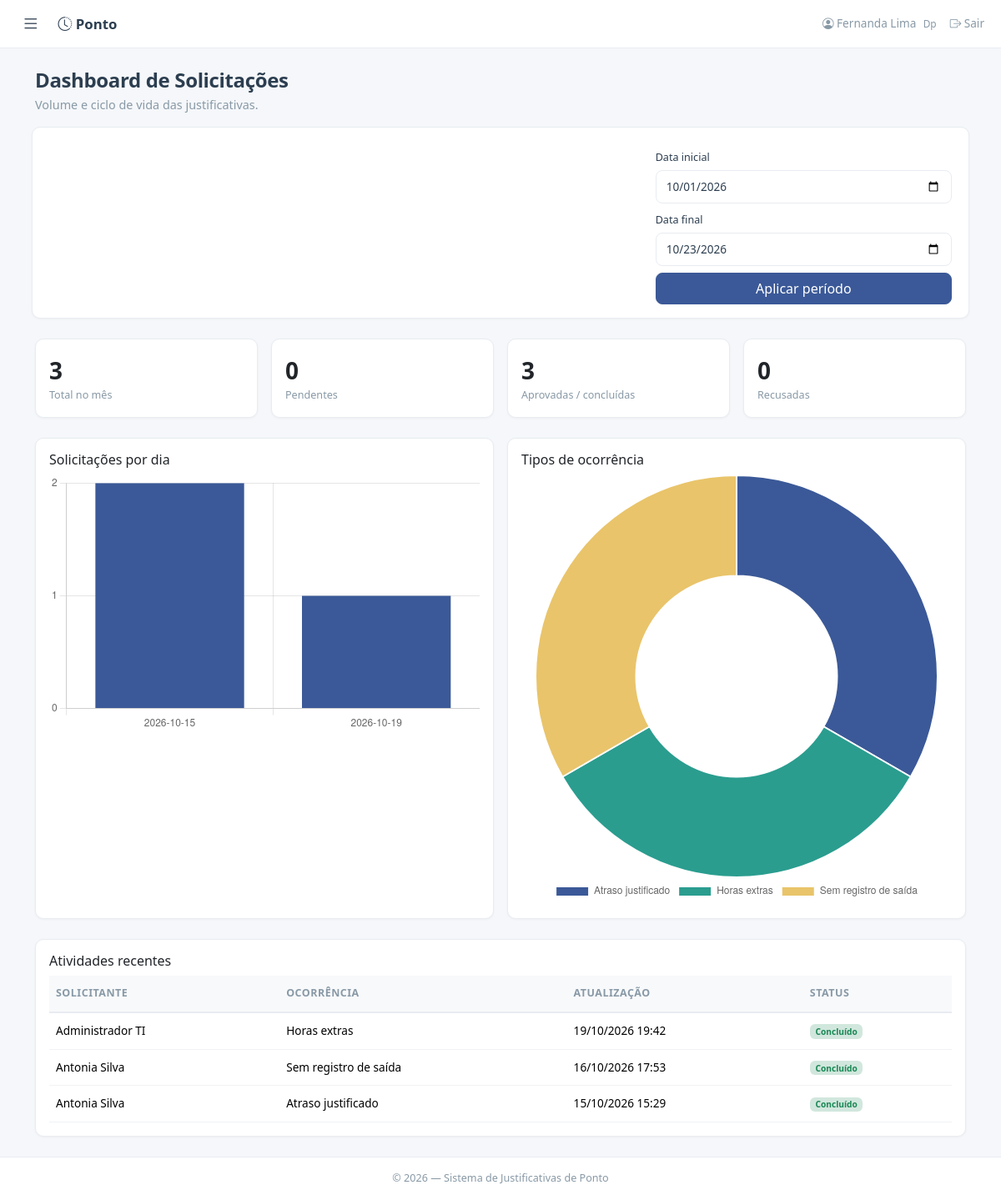
/dashboard/solicitacoes (signed in), run on the app's committed database.
### models.py (models this page shows, shortened)
class Usuario(UserMixin, db.Model):
    __tablename__ = 'usuarios'
    id = db.Column(db.Integer, primary_key=True)
    matricula = db.Column(db.String(20), unique=True, nullable=False)
    nome = db.Column(db.String(100), nullable=False)
    email = db.Column(db.String(120), unique=True, nullable=False)
    senha_hash = db.Column(db.String(256), nullable=False)
    perfil = db.Column(db.String(40), nullable=False)
    gestor_id = db.Column(db.Integer, db.ForeignKey('usuarios.id'), nullable=True)
    area_id = db.Column(db.Integer, db.ForeignKey('areas.id'), nullable=True)
    empresa_id = db.Column(db.Integer, db.ForeignKey('empresas.id'), nullable=True)
    ativo = db.Column(db.Boolean, default=True)
    criado_em = db.Column(db.DateTime, default=lambda: datetime.now(timezone.utc))
    gestor = db.relationship('Usuario', remote_side=[id], backref='subordinados')
    area = db.relationship('Area', backref='usuarios')
    empresa = db.relationship('Empresa', backref='usuarios')
    solicitacoes = db.relationship('Solicitacao', backref='colaborador',
                                   foreign_keys='Solicitacao.colaborador_id', lazy='dynamic')
    def tem_permissao(self, chave):
        if self.perfil == 'ti':
            return True
        return UsuarioPermissao.query.filter_by(usuario_id=self.id, permissao=chave).first() is not None

class Solicitacao(db.Model):
    __tablename__ = 'solicitacoes'
    id = db.Column(db.Integer, primary_key=True)
    colaborador_id = db.Column(db.Integer, db.ForeignKey('usuarios.id'), nullable=False)
    colaboradores = db.relationship('Colaborador', secondary=solicitacao_colaboradores,
                                    backref=db.backref('solicitacoes', lazy='dynamic'))
    participantes = db.relationship('SolicitacaoParticipante', backref='solicitacao',
                                    cascade='all, delete-orphan', order_by='SolicitacaoParticipante.ordem')
    data_ocorrencia = db.Column(db.Date, nullable=False)
    tipo_ocorrencia = db.Column(db.String(80), nullable=False)
    tipo_justificativa = db.Column(db.String(80), nullable=True)
    horario_entrada = db.Column(db.String(5), nullable=True)
    horario_saida = db.Column(db.String(5), nullable=True)
    motivo = db.Column(db.Text, nullable=False)
    comprovante = db.Column(db.Text, nullable=True)  # JSON com nomes dos anexos
    status = db.Column(db.String(30), default='pendente')
    gestor_id = db.Column(db.Integer, db.ForeignKey('usuarios.id'), nullable=True)
    gestor_parecer = db.Column(db.Text, nullable=True)
    gestor_data = db.Column(db.DateTime, nullable=True)
    dp_id = db.Column(db.Integer, db.ForeignKey('usuarios.id'), nullable=True)
    dp_parecer = db.Column(db.Text, nullable=True)
    dp_data = db.Column(db.DateTime, nullable=True)
    supervisor_id = db.Column(db.Integer, db.ForeignKey('usuarios.id'), nullable=True)
    supervisor_parecer = db.Column(db.Text, nullable=True)
    supervisor_data = db.Column(db.DateTime, nullable=True)
    criado_em = db.Column(db.DateTime, default=lambda: datetime.now(timezone.utc))
    atualizado_em = db.Column(db.DateTime, default=lambda: datetime.now(timezone.utc),
                               onupdate=lambda: datetime.now(timezone.utc))
    gestor_resp = db.relationship('Usuario', foreign_keys=[gestor_id])
    dp_resp = db.relationship('Usuario', foreign_keys=[dp_id])
    supervisor_resp = db.relationship('Usuario', foreign_keys=[supervisor_id])
    STATUS_LABELS = {
        'pendente': 'Pendente',
        'aprovado_gestor': 'Aprovado pelo Gestor',
        'recusado_gestor': 'Recusado pelo Gestor',
        'encaminhado_supervisor': 'Aguardando supervisor administrativo',
        'aprovado_supervisor': 'Aprovado pelo supervisor',
        'recusado_supervisor': 'Recusado pelo supervisor',
        'aprovado_dp': 'Concluído',
        'recusado_dp': 'Recusado pelo DP',
    }
    STATUS_COLORS = {
        'pendente': 'warning',
        'aprovado_gestor': 'info',
        'recusado_gestor': 'danger',
        'encaminhado_supervisor': 'warning',
        'aprovado_supervisor': 'info',
        'recusado_supervisor': 'danger',
        'aprovado_dp': 'success',
        'recusado_dp': 'danger',
    }
    @property
    def status_label(self):
        return self.STATUS_LABELS.get(self.status, self.status)
    @property
    def status_cor(self):
        return self.STATUS_COLORS.get(self.status, 'secondary')

### app.py (the view)
@app.route('/dashboard/solicitacoes')
@login_required
def dashboard_solicitacoes():
    agora = datetime.now(timezone.utc)
    inicio_padrao = agora.replace(day=1, hour=0, minute=0, second=0, microsecond=0)
    inicio = request.args.get('inicio', '').strip()
    fim = request.args.get('fim', '').strip()
    try:
        inicio = datetime.strptime(inicio, '%Y-%m-%d').replace(tzinfo=timezone.utc) if inicio else inicio_padrao
        fim_data = datetime.strptime(fim, '%Y-%m-%d').replace(tzinfo=timezone.utc) + timedelta(days=1) if fim else agora + timedelta(days=1)
    except ValueError:
        inicio, fim_data = inicio_padrao, agora + timedelta(days=1)
    consulta = Solicitacao.query.filter(Solicitacao.criado_em >= inicio, Solicitacao.criado_em < fim_data)
    if current_user.perfil == 'gestor':
        consulta = consulta.join(Usuario, Solicitacao.colaborador_id == Usuario.id).filter(Usuario.gestor_id == current_user.id)
    elif current_user.perfil == 'analista':
        consulta = consulta.filter(Solicitacao.colaborador_id == current_user.id)
    solicitacoes = consulta.order_by(Solicitacao.atualizado_em.desc()).all()
    base_mes = Solicitacao.query.filter(Solicitacao.criado_em >= inicio, Solicitacao.criado_em < fim_data)
    por_dia = [[str(dia), total] for dia, total in db.session.query(func.date(Solicitacao.criado_em), func.count(Solicitacao.id)).filter(Solicitacao.criado_em >= inicio, Solicitacao.criado_em < fim_data).group_by(func.date(Solicitacao.criado_em)).all()]
    por_tipo = [[tipo or 'Não informado', total] for tipo, total in base_mes.with_entities(Solicitacao.tipo_ocorrencia, func.count(Solicitacao.id)).group_by(Solicitacao.tipo_ocorrencia).all()]
    return render_template('dashboard_solicitacoes.html', solicitacoes=solicitacoes[:10], por_dia=por_dia, por_tipo=por_tipo, inicio=inicio.date().isoformat(), fim=(fim_data - timedelta(days=1)).date().isoformat(),
                           total=consulta.count(), pendentes=consulta.filter_by(status='pendente').count(),
                           aprovadas=consulta.filter(Solicitacao.status.in_(['aprovado_dp', 'aprovado_supervisor'])).count(),
                           recusadas=consulta.filter(Solicitacao.status.like('recusado%')).count())

### app.py (called while the page is built)
@login_manager.user_loader
def load_user(user_id):
    return db.session.get(Usuario, int(user_id))

@app.context_processor
def inject_now():
    return {'now': datetime.now}

### templates/dashboard_solicitacoes.html (shortened to what this page needs)
{% extends "base.html" %}
{% block content %}
<header class="page-header"><div><h1 class="h4">Dashboard de Solicitações</h1><p>Volume e ciclo de vida das justificativas.</p></div></header>
<form class="card card-clean p-3 mb-4 row g-2 align-items-end" method="GET"><div class="col-sm-4"><label class="form-label small">Data inicial</label><input class="form-control" type="date" name="inicio" value="{{ inicio }}"></div><div class="col-sm-4"><label class="form-label small">Data final</label><input class="form-control" type="date" name="fim" value="{{ fim }}"></div><div class="col-sm-4"><button class="btn btn-primary w-100">Aplicar período</button></div></form>
<div class="row g-3 mb-4">{% for valor, label in [(total,'Total no mês'),(pendentes,'Pendentes'),(aprovadas,'Aprovadas / concluídas'),(recusadas,'Recusadas')] %}<div class="col-6 col-lg-3"><div class="card card-clean p-3"><strong class="fs-3">{{ valor }}</strong><span class="text-muted small">{{ label }}</span></div></div>{% endfor %}</div>
<div class="row g-3 mb-4 align-items-stretch"><div class="col-12 col-lg-6 d-flex"><div class="card card-clean w-100 h-100"><div class="card-body"><h6>Solicitações por dia</h6><canvas id="volume-chart" height="180" aria-label="Volume diário de solicitações"></canvas></div></div></div><div class="col-12 col-lg-6 d-flex"><div class="card card-clean w-100 h-100"><div class="card-body"><h6>Tipos de ocorrência</h6><canvas id="tipo-chart" height="180" aria-label="Distribuição por tipo"></canvas></div></div></div></div>
<div class="card card-clean"><div class="card-body"><h6>Atividades recentes</h6><div class="table-responsive"><table class="table align-middle mb-0"><thead><tr><th>Solicitante</th><th>Ocorrência</th><th>Atualização</th><th>Status</th></tr></thead><tbody>{% for item in solicitacoes %}<tr><td>{{ item.colaborador.nome }}</td><td>{{ item.tipo_ocorrencia }}</td><td>{{ item.atualizado_em.strftime('%d/%m/%Y %H:%M') if item.atualizado_em else '—' }}</td><td><span class="badge bg-{{ item.status_cor }}-subtle text-{{ item.status_cor }}">{{ item.status_label }}</span></td></tr>{% else %}<tr><td colspan="4" class="text-muted">Nenhuma solicitação no período.</td></tr>{% endfor %}</tbody></table></div></div></div>
{% endblock %}
{% block scripts %}<script src="https://cdn.jsdelivr.net/npm/chart.js@4.4.7/dist/chart.umd.min.js"></script><script>
const daily={{ por_dia|tojson }}, types={{ por_tipo|tojson }}; new Chart(document.getElementById('volume-chart'),{type:'bar',data:{labels:daily.map(x=>x[0]),datasets:[{label:'Solicitações',data:daily.map(x=>x[1]),backgroundColor:'#3b5998'}]},options:{plugins:{legend:{display:false}},scales:{y:{beginAtZero:true,ticks:{precision:0}}}}}); new Chart(document.getElementById('tipo-chart'),{type:'doughnut',data:{labels:types.map(x=>x[0]),datasets:[{data:types.map(x=>x[1]),backgroundColor:['#3b5998','#2a9d8f','#e9c46a','#e76f51','#6c757d']}]},options:{plugins:{legend:{position:'bottom'}}}});
</script>{% endblock %}

### templates/base.html (shortened to what this page needs)
<!DOCTYPE html>
<html lang="pt-BR" data-bs-theme="light">
<head>
    <link href="{{ url_for('static', filename='css/bootstrap.min.css') }}" rel="stylesheet">
    <link href="{{ url_for('static', filename='css/bootstrap-icons.min.css') }}" rel="stylesheet">
    <link href="{{ url_for('static', filename='css/style.css') }}" rel="stylesheet">
</head>
<body class="app-layout">
{% if current_user.is_authenticated %}
<header class="topbar"><button class="sidebar-toggle" id="sidebar-toggle" type="button" aria-label="Alternar menu"><i class="bi bi-list"></i></button><a class="navbar-brand" href="{{ url_for('dashboard') }}"><i class="bi bi-clock-history"></i> Ponto</a><span class="topbar-user"><i class="bi bi-person-circle"></i> {{ current_user.nome }} <small>{{ current_user.perfil|capitalize }}</small></span><form method="POST" action="{{ url_for('logout') }}"><input type="hidden" name="csrf_token" value="{{ csrf_token() }}"><button class="nav-link text-danger border-0 bg-transparent" type="submit"><i class="bi bi-box-arrow-right"></i> Sair</button></form></header>
{% endif %}
<div class="toast-container position-fixed top-0 end-0 p-3" style="z-index:9999"></div>
<main class="app-content"><div class="container py-4">{% block content %}{% endblock %}</div></main>
<footer class="app-footer text-center text-muted small py-3">&copy; {{ now().year if now is defined else '2026' }} — Sistema de Justificativas de Ponto</footer>
<script src="{{ url_for('static', filename='js/bootstrap.bundle.min.js') }}"></script><script src="{{ url_for('static', filename='js/app.js') }}"></script>{% block scripts %}{% endblock %}
</body></html>

### static/css/style.css (style rules this page uses)
:root { --color-primary: #3b5998; --color-primary-hover: #2d4373; --color-bg: #f5f7fa; --color-card: #ffffff; --color-border: #e8ecf1; --color-text: #2c3e50; --color-text-muted: #8899a6; --radius: 10px; --shadow-sm: 0 1px 3px rgba(0, 0, 0, 0.04); --shadow-md: 0 4px 16px rgba(0, 0, 0, 0.06); --transition: all 0.2s ease; }
* { box-sizing: border-box; }
body { font-family: 'Segoe UI', -apple-system, BlinkMacSystemFont, Roboto, 'Helvetica Neue', Arial, sans-serif; background-color: var(--color-bg); color: var(--color-text); font-size: 0.9rem; min-height: 100vh; display: flex; flex-direction: column; }
main { flex: 1; }
a { color: var(--color-primary); }
.text-muted { color: var(--color-text-muted) !important; }
.page-header { display: flex; align-items: flex-start; justify-content: space-between; gap: 1rem; margin-bottom: 1.5rem; }
.page-header h1, .page-header h2, .page-header h3, .page-header h4, .page-header h5 { margin-bottom: 0.25rem; font-weight: 650; letter-spacing: -0.015em; }
.page-header p { margin-bottom: 0; color: var(--color-text-muted); }
.app-layout { display:grid; grid-template-columns:240px 1fr; grid-template-rows:58px 1fr auto; min-height:100vh; }
.topbar { grid-column:1/-1; display:flex; align-items:center; gap:1rem; padding:.65rem 1.25rem; background:var(--color-card); border-bottom:1px solid var(--color-border); z-index:10; }
.sidebar-toggle { border:0; background:transparent; font-size:1.35rem; color:var(--color-text); }
.topbar .navbar-brand { color:var(--color-text); text-decoration:none; font-weight:600; }
.topbar-user { margin-left:auto; font-size:.85rem; color:var(--color-text-muted); }
.topbar-user small { margin-left:.3rem; }
.app-content { grid-column:2; min-width:0; }
.app-footer { grid-column:2; }
.app-layout.sidebar-collapsed { grid-template-columns:0 1fr; }
.navbar-brand { font-weight: 600; font-size: 1.05rem; color: var(--color-text) !important; }
.nav-link { font-size: 0.85rem; color: var(--color-text-muted) !important; transition: var(--transition); }
.card-clean { background: var(--color-card); border: 1px solid var(--color-border); border-radius: var(--radius); box-shadow: var(--shadow-sm); transition: var(--transition); }
.table { font-size: 0.85rem; }
.table thead th { background: #f8f9fb; border-bottom: 2px solid var(--color-border); font-weight: 600; font-size: 0.78rem; text-transform: uppercase; letter-spacing: 0.04em; color: var(--color-text-muted); padding: 0.75rem 0.5rem; white-space: nowrap; }
.table tbody td { padding: 0.7rem 0.5rem; border-bottom: 1px solid #f0f2f5; vertical-align: middle; }
.btn-primary { background-color: var(--color-primary); border-color: var(--color-primary); font-weight: 500; border-radius: 8px; transition: var(--transition); }
.form-control, .form-select { border: 1px solid var(--color-border); border-radius: 8px; font-size: 0.85rem; padding: 0.55rem 0.75rem; transition: var(--transition); color: var(--color-text); }
.form-label { color: var(--color-text); margin-bottom: 0.3rem; }
footer { border-top: 1px solid var(--color-border); background: var(--color-card); }

### data on the page
Usuario: nome "Fernanda Lima", perfil "Dp"
Solicitacao: colaborador.nome "Administrador TI", tipo_ocorrencia "Horas extras", atualizado_em "19/10/2026 19:42", status_label "Concluído"
Solicitacao: colaborador.nome "Antonia Silva", tipo_ocorrencia "Sem registro de saída", atualizado_em "16/10/2026 17:53", status_label "Concluído"
Solicitacao: colaborador.nome "Antonia Silva", tipo_ocorrencia "Atraso justificado", atualizado_em "15/10/2026 15:29", status_label "Concluído"

### other printed values
{{ valor }} "3" "0" "3" "0"
{{ label }} "Total no mês" "Pendentes" "Aprovadas / concluídas" "Recusadas"
chart data {{ por_dia|tojson }} [["2026-10-15", 2], ["2026-10-19", 1]]
